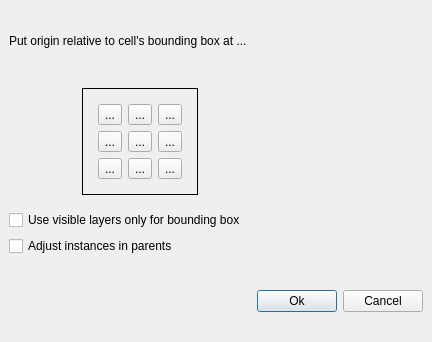
<?xml version="1.0" encoding="UTF-8"?>
<ui version="4.0">
 <class>AlignCellOptionsDialog</class>
 <widget class="QDialog" name="AlignCellOptionsDialog">
  <property name="geometry">
   <rect>
    <x>0</x>
    <y>0</y>
    <width>432</width>
    <height>342</height>
   </rect>
  </property>
  <property name="windowTitle">
   <string>Adjust Cell Origin</string>
  </property>
  <layout class="QVBoxLayout">
   <property name="spacing">
    <number>6</number>
   </property>
   <property name="leftMargin">
    <number>9</number>
   </property>
   <property name="topMargin">
    <number>9</number>
   </property>
   <property name="rightMargin">
    <number>9</number>
   </property>
   <property name="bottomMargin">
    <number>9</number>
   </property>
   <item>
    <widget class="QLabel" name="label">
     <property name="text">
      <string>Put origin relative to cell's bounding box at ...</string>
     </property>
    </widget>
   </item>
   <item>
    <widget class="QFrame" name="frame_2">
     <property name="sizePolicy">
      <sizepolicy hsizetype="Fixed" vsizetype="Fixed">
       <horstretch>0</horstretch>
       <verstretch>0</verstretch>
      </sizepolicy>
     </property>
     <property name="frameShape">
      <enum>QFrame::NoFrame</enum>
     </property>
     <property name="frameShadow">
      <enum>QFrame::Raised</enum>
     </property>
     <layout class="QHBoxLayout">
      <property name="spacing">
       <number>6</number>
      </property>
      <property name="leftMargin">
       <number>9</number>
      </property>
      <property name="topMargin">
       <number>9</number>
      </property>
      <property name="rightMargin">
       <number>9</number>
      </property>
      <property name="bottomMargin">
       <number>9</number>
      </property>
      <item>
       <spacer>
        <property name="orientation">
         <enum>Qt::Horizontal</enum>
        </property>
        <property name="sizeHint" stdset="0">
         <size>
          <width>64</width>
          <height>20</height>
         </size>
        </property>
       </spacer>
      </item>
      <item>
       <widget class="QFrame" name="frame_3">
        <property name="frameShape">
         <enum>QFrame::Box</enum>
        </property>
        <property name="frameShadow">
         <enum>QFrame::Plain</enum>
        </property>
        <layout class="QGridLayout">
         <property name="leftMargin">
          <number>15</number>
         </property>
         <property name="topMargin">
          <number>15</number>
         </property>
         <property name="rightMargin">
          <number>15</number>
         </property>
         <property name="bottomMargin">
          <number>15</number>
         </property>
         <property name="spacing">
          <number>6</number>
         </property>
         <item row="0" column="2">
          <widget class="QToolButton" name="ct">
           <property name="text">
            <string>...</string>
           </property>
           <property name="icon">
            <iconset resource="../../lay/lay/layResources.qrc">
             <normaloff>:/ct.png</normaloff>:/ct.png</iconset>
           </property>
           <property name="iconSize">
            <size>
             <width>31</width>
             <height>31</height>
            </size>
           </property>
           <property name="checkable">
            <bool>true</bool>
           </property>
          </widget>
         </item>
         <item row="0" column="0">
          <widget class="QToolButton" name="lt">
           <property name="text">
            <string>...</string>
           </property>
           <property name="icon">
            <iconset resource="../../lay/lay/layResources.qrc">
             <normaloff>:/lt.png</normaloff>:/lt.png</iconset>
           </property>
           <property name="iconSize">
            <size>
             <width>31</width>
             <height>31</height>
            </size>
           </property>
           <property name="checkable">
            <bool>true</bool>
           </property>
          </widget>
         </item>
         <item row="0" column="3">
          <widget class="QToolButton" name="rt">
           <property name="text">
            <string>...</string>
           </property>
           <property name="icon">
            <iconset resource="../../lay/lay/layResources.qrc">
             <normaloff>:/rt.png</normaloff>:/rt.png</iconset>
           </property>
           <property name="iconSize">
            <size>
             <width>31</width>
             <height>31</height>
            </size>
           </property>
           <property name="checkable">
            <bool>true</bool>
           </property>
          </widget>
         </item>
         <item row="1" column="0">
          <widget class="QToolButton" name="lc">
           <property name="text">
            <string>...</string>
           </property>
           <property name="icon">
            <iconset resource="../../lay/lay/layResources.qrc">
             <normaloff>:/lc.png</normaloff>:/lc.png</iconset>
           </property>
           <property name="iconSize">
            <size>
             <width>31</width>
             <height>31</height>
            </size>
           </property>
           <property name="checkable">
            <bool>true</bool>
           </property>
          </widget>
         </item>
         <item row="1" column="2">
          <widget class="QToolButton" name="cc">
           <property name="text">
            <string>...</string>
           </property>
           <property name="icon">
            <iconset resource="../../lay/lay/layResources.qrc">
             <normaloff>:/cc.png</normaloff>:/cc.png</iconset>
           </property>
           <property name="iconSize">
            <size>
             <width>31</width>
             <height>31</height>
            </size>
           </property>
           <property name="checkable">
            <bool>true</bool>
           </property>
          </widget>
         </item>
         <item row="1" column="3">
          <widget class="QToolButton" name="rc">
           <property name="text">
            <string>...</string>
           </property>
           <property name="icon">
            <iconset resource="../../lay/lay/layResources.qrc">
             <normaloff>:/rc.png</normaloff>:/rc.png</iconset>
           </property>
           <property name="iconSize">
            <size>
             <width>31</width>
             <height>31</height>
            </size>
           </property>
           <property name="checkable">
            <bool>true</bool>
           </property>
          </widget>
         </item>
         <item row="2" column="0">
          <widget class="QToolButton" name="lb">
           <property name="text">
            <string>...</string>
           </property>
           <property name="icon">
            <iconset resource="../../lay/lay/layResources.qrc">
             <normaloff>:/lb.png</normaloff>:/lb.png</iconset>
           </property>
           <property name="iconSize">
            <size>
             <width>31</width>
             <height>31</height>
            </size>
           </property>
           <property name="checkable">
            <bool>true</bool>
           </property>
          </widget>
         </item>
         <item row="2" column="2">
          <widget class="QToolButton" name="cb">
           <property name="text">
            <string>...</string>
           </property>
           <property name="icon">
            <iconset resource="../../lay/lay/layResources.qrc">
             <normaloff>:/cb.png</normaloff>:/cb.png</iconset>
           </property>
           <property name="iconSize">
            <size>
             <width>31</width>
             <height>31</height>
            </size>
           </property>
           <property name="checkable">
            <bool>true</bool>
           </property>
          </widget>
         </item>
         <item row="2" column="3">
          <widget class="QToolButton" name="rb">
           <property name="text">
            <string>...</string>
           </property>
           <property name="icon">
            <iconset resource="../../lay/lay/layResources.qrc">
             <normaloff>:/rb.png</normaloff>:/rb.png</iconset>
           </property>
           <property name="iconSize">
            <size>
             <width>31</width>
             <height>31</height>
            </size>
           </property>
           <property name="checkable">
            <bool>true</bool>
           </property>
          </widget>
         </item>
        </layout>
       </widget>
      </item>
      <item>
       <spacer>
        <property name="orientation">
         <enum>Qt::Horizontal</enum>
        </property>
        <property name="sizeHint" stdset="0">
         <size>
          <width>88</width>
          <height>20</height>
         </size>
        </property>
       </spacer>
      </item>
     </layout>
    </widget>
   </item>
   <item>
    <widget class="QCheckBox" name="vis_only_cbx">
     <property name="text">
      <string>Use visible layers only for bounding box</string>
     </property>
    </widget>
   </item>
   <item>
    <widget class="QCheckBox" name="adjust_calls_cbx">
     <property name="text">
      <string>Adjust instances in parents</string>
     </property>
    </widget>
   </item>
   <item>
    <spacer>
     <property name="orientation">
      <enum>Qt::Vertical</enum>
     </property>
     <property name="sizeType">
      <enum>QSizePolicy::Fixed</enum>
     </property>
     <property name="sizeHint" stdset="0">
      <size>
       <width>20</width>
       <height>8</height>
      </size>
     </property>
    </spacer>
   </item>
   <item>
    <widget class="QFrame" name="frame">
     <property name="frameShape">
      <enum>QFrame::NoFrame</enum>
     </property>
     <property name="frameShadow">
      <enum>QFrame::Raised</enum>
     </property>
     <layout class="QHBoxLayout">
      <property name="spacing">
       <number>6</number>
      </property>
      <property name="leftMargin">
       <number>0</number>
      </property>
      <property name="topMargin">
       <number>0</number>
      </property>
      <property name="rightMargin">
       <number>0</number>
      </property>
      <property name="bottomMargin">
       <number>0</number>
      </property>
      <item>
       <spacer>
        <property name="orientation">
         <enum>Qt::Horizontal</enum>
        </property>
        <property name="sizeHint" stdset="0">
         <size>
          <width>209</width>
          <height>20</height>
         </size>
        </property>
       </spacer>
      </item>
      <item>
       <widget class="QPushButton" name="pushButton">
        <property name="text">
         <string>Ok</string>
        </property>
        <property name="default">
         <bool>true</bool>
        </property>
       </widget>
      </item>
      <item>
       <widget class="QPushButton" name="pushButton_2">
        <property name="text">
         <string>Cancel</string>
        </property>
       </widget>
      </item>
     </layout>
    </widget>
   </item>
  </layout>
 </widget>
 <tabstops>
  <tabstop>pushButton</tabstop>
  <tabstop>pushButton_2</tabstop>
  <tabstop>lt</tabstop>
  <tabstop>ct</tabstop>
  <tabstop>rt</tabstop>
  <tabstop>lc</tabstop>
  <tabstop>cc</tabstop>
  <tabstop>rc</tabstop>
  <tabstop>lb</tabstop>
  <tabstop>cb</tabstop>
  <tabstop>rb</tabstop>
  <tabstop>vis_only_cbx</tabstop>
 </tabstops>
 <resources>
  <include location="../../lay/lay/layResources.qrc"/>
 </resources>
 <connections>
  <connection>
   <sender>pushButton</sender>
   <signal>clicked()</signal>
   <receiver>AlignCellOptionsDialog</receiver>
   <slot>accept()</slot>
   <hints>
    <hint type="sourcelabel">
     <x>237</x>
     <y>203</y>
    </hint>
    <hint type="destinationlabel">
     <x>147</x>
     <y>81</y>
    </hint>
   </hints>
  </connection>
  <connection>
   <sender>pushButton_2</sender>
   <signal>clicked()</signal>
   <receiver>AlignCellOptionsDialog</receiver>
   <slot>reject()</slot>
   <hints>
    <hint type="sourcelabel">
     <x>325</x>
     <y>202</y>
    </hint>
    <hint type="destinationlabel">
     <x>325</x>
     <y>57</y>
    </hint>
   </hints>
  </connection>
 </connections>
</ui>
